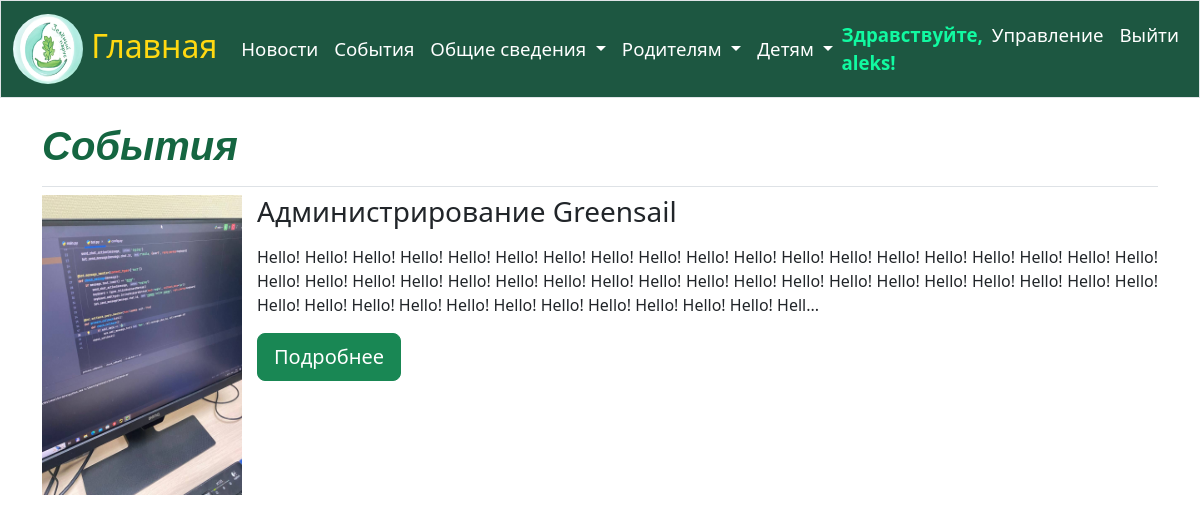
/events/ (signed in), run on the app's committed database.
### main/models.py (models this page shows)
class Event(models.Model):
    title = models.CharField(max_length=250, verbose_name='Название')
    image = models.ImageField(upload_to='media/events', verbose_name='Фото')
    is_event = models.BooleanField(verbose_name='Является событием')
    text = models.TextField(null=True, blank=True, verbose_name='Текст, если является событием')
    link = models.CharField(max_length=300, verbose_name='Ссылка "подробнее"')
    class Meta:
        verbose_name = 'Событие'
        verbose_name_plural = 'События'
    def __str__(self):
        return self.title

### main/views.py (the view)
# urls.py: path('events/', views.events, name='events'),
def events(request):
    all_events = Event.objects.filter(is_event=True)
    context = {'events': all_events}
    return render(request, 'main/events.html', context)

### main/templates/main/events.html (shortened to what this page needs)
{% extends 'main/base.html' %}
{% load static %}
{% block page_header %}
    <h1>События</h1>
{% endblock %}
{% block content %}
    <ul class="ev">
        {% for event in events %}
            <li>
                <div class="event">
                    <img src="{{event.image.url}}" alt="{{event}}" style="float: left; width: 200px; height: 300px;
                           margin-right: 15px">
                    <h3>{{event}}</h3>
                    {% if event.text|length > 350 %}
                        <p>{{event.text|linebreaks|slice:350}}...</p>
                        <a href="{% url 'main:event' event.id %}" class="btn btn-success btn-lg">Подробнее</a>
                    {% else %}
                        <p>{{event.text}}</p>
                    {% endif %}
                </div>
            </li>
        {% empty %}
            <li><h3 style="font-weight: bold; text-align: center; font-style: italic">На данный момент нет актуальных событий</h3></li>
        {% endfor %}
    </ul>
    <link rel="stylesheet" href="{% static 'main/css/events.css' %}">
{% endblock %}

### main/templates/main/base.html (shortened to what this page needs)
{% load django_bootstrap5 %}
{% load static %}
<!doctype html>
<html lang="ru">
<head>
    <link rel="stylesheet" href="{% static 'main/css/base.css' %}">
    {% bootstrap_css %}
</head>
    <body>
        <nav class="navbar navbar-expand-md navbar-dark mb-4 border">
            <div class="container-fluid">
                <a class="navbar-brand" href="{% url 'main:index' %}" style="font-size: 24pt" onmouseover="this.style.color='#90EE90'"
                onmouseout="this.style.color='gold'">
                    <img src="{% static 'main/images/logo/logo.png' %}" alt="logo"
                    class="nav-logo" width="70px" height="70px" style="border-radius: 50%">
                     Главная</a>
                <ul class="navbar-nav mr-auto" style="font-size: 14pt;">
                    <li class="nav-item">
                        <a class="nav-link" href="{% url 'main:news' %}">Новости</a>
                    </li>
                </ul>
                <div class="collapse navbar-collapse" id="navbarSupportedContent">
                    <ul class="navbar-nav mr-auto" style="font-size: 14pt;">
                        <li class="nav-item">
                            <a class="nav-link" href="{% url 'main:events' %}">События</a>
                        </li>
                    </ul>
                    <ul class="navbar-nav me-auto mb-2 mb-lg-0" style="font-size: 14pt">
                        <li class="nav-item dropdown">
                            <a class="nav-link dropdown-toggle" href="#" id="navbarDropdown1" role="button" data-bs-toggle="dropdown" aria-expanded="false">
                                Общие сведения
                            </a>
                        </li>
                        <li class="nav-item dropdown">
                            <a class="nav-link dropdown-toggle" href="#" id="navbarDropdown2" role="button" data-bs-toggle="dropdown" aria-expanded="false">
                                Родителям
                            </a>
                        </li>
                        <li class="nav-item dropdown">
                            <a class="nav-link dropdown-toggle" href="#" id="navbarDropdown3" role="button" data-bs-toggle="dropdown" aria-expanded="false">
                                Детям
                            </a>
                        </li>
                    </ul>
                    <ul class="navbar-nav mr-auto" style="font-size: 14pt">
                        {% if user.is_authenticated %}
                            {% if user.is_superuser %}
                                <span class="navbar-text" style="color: mediumspringgreen;"><strong>Здравствуйте, {{ user.username }}!</strong></span>
                                <li class="nav-item">
                                    <a class="nav-link" href="{% url 'admin:index' %}">Управление</a>
                                </li>
                                <li class="nav-item">
                                    <a class="nav-link" href="{% url 'users:logout' %}">Выйти</a>
                                </li>
                            {% endif %}
                        {% else %}
                            <li class="nav-item">
                                <a class="nav-link" href="{% url 'users:login' %}">Войти</a>
                            </li>
                        {% endif %}
                    </ul>
                </div>
            </div>
        </nav>
        <main role="main" class="container">
            <div class="base">
                <div class="header pb-2 mb-2 border-bottom">
                    {% block page_header %}{% endblock %}
                </div>
                <div class="content">
                    {% block content %}{% endblock %}
                </div>
            </div>
        </main>
    </body>
</html>

### static/main/css/base.css (style rules this page uses)
html { height: 100%; }
.navbar { background-color: #0C4B33; }
.container-fluid .navbar-brand { color: gold; }
main { min-height: calc(100vh - 30px - 18px); }
.pb-2 h1 { color: #156641; font-size: 30pt; font-weight: 600; font-family: 'Nunito', sans-serif; font-style: italic; }
.navbar-brand { font-size: 30pt; }
body { min-height:100%; position: relative; margin: 0; padding-bottom: 15px; }
.navbar { opacity: 0.93; }
.navbar-nav li a { color: white; font-size: 14pt; }
.content { text-align: justify; }

### static/main/css/events.css (style rules this page uses)
.ev { list-style-type: none; padding: 0; }

### data on the page
Event: image (picture), title "Администрирование Greensail", text "Hello! Hello! Hello! Hello! Hello! Hello! Hello! Hello! Hello! Hello! Hello! Hello! Hello! Hello! Hello! Hello! Hello! Hello! Hello! Hello! Hello! Hello! Hello! Hello! Hello! Hello! Hello! Hello! Hello! Hello! Hello! Hello! Hello! Hello! Hello! Hello! Hello! Hello! Hello! Hello! Hello! Hello! Hello! Hello! Hello! Hello! Hello! Hello! Hello! Hell"

### other printed values
{{ user.username }} "aleks"
